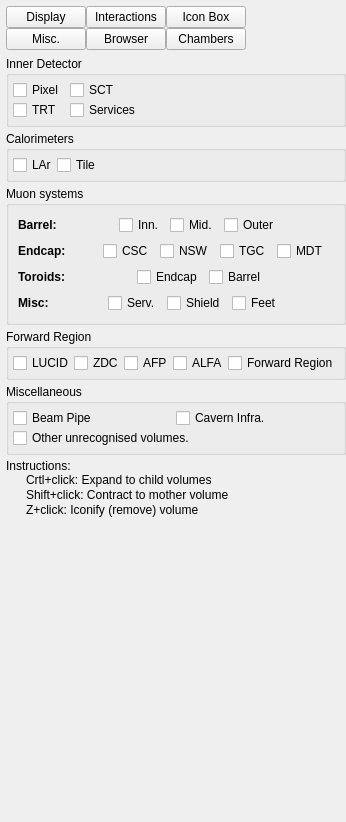
<?xml version="1.0" encoding="UTF-8"?>
<ui version="4.0">
 <class>GeometrySystemControllerForm</class>
 <widget class="QWidget" name="GeometrySystemControllerForm">
  <property name="geometry">
   <rect>
    <x>0</x>
    <y>0</y>
    <width>338</width>
    <height>822</height>
   </rect>
  </property>
  <property name="sizePolicy">
   <sizepolicy hsizetype="Expanding" vsizetype="Expanding">
    <horstretch>0</horstretch>
    <verstretch>0</verstretch>
   </sizepolicy>
  </property>
  <property name="windowTitle">
   <string>Form</string>
  </property>
  <layout class="QVBoxLayout" name="verticalLayout">
   <property name="leftMargin">
    <number>6</number>
   </property>
   <property name="topMargin">
    <number>6</number>
   </property>
   <property name="rightMargin">
    <number>0</number>
   </property>
   <property name="bottomMargin">
    <number>4</number>
   </property>
   <item>
    <layout class="QHBoxLayout" name="horizontalLayout_2">
     <property name="spacing">
      <number>0</number>
     </property>
     <item>
      <widget class="QWidget" name="widget_settingsButtonsPlaceholder" native="true">
       <property name="sizePolicy">
        <sizepolicy hsizetype="Fixed" vsizetype="Fixed">
         <horstretch>0</horstretch>
         <verstretch>0</verstretch>
        </sizepolicy>
       </property>
       <layout class="QGridLayout" name="_19">
        <property name="leftMargin">
         <number>0</number>
        </property>
        <property name="topMargin">
         <number>0</number>
        </property>
        <property name="rightMargin">
         <number>0</number>
        </property>
        <property name="bottomMargin">
         <number>0</number>
        </property>
        <property name="spacing">
         <number>0</number>
        </property>
        <item row="0" column="0">
         <widget class="QPushButton" name="pushButton_settings_display">
          <property name="toolTip">
           <string>Configure overall display options such as phi-sector cutaways and transparency</string>
          </property>
          <property name="text">
           <string>Display</string>
          </property>
         </widget>
        </item>
        <item row="0" column="1">
         <widget class="QPushButton" name="pushButton_settings_interactions">
          <property name="toolTip">
           <string>Configure what happens when a geometry volume is clicked</string>
          </property>
          <property name="text">
           <string>Interactions</string>
          </property>
         </widget>
        </item>
        <item row="0" column="2">
         <widget class="QPushButton" name="pushButton_settings_iconisedvols">
          <property name="toolTip">
           <string>Show a list of iconised/zapped volumes and possible restore them.</string>
          </property>
          <property name="text">
           <string>Icon Box</string>
          </property>
         </widget>
        </item>
        <item row="1" column="0">
         <widget class="QPushButton" name="pushButton_settings_misc">
          <property name="toolTip">
           <string>Miscellaneous controls such as automatic actions on multiple volumes, or editing the colour of the last volume clicked.</string>
          </property>
          <property name="text">
           <string>Misc.</string>
          </property>
         </widget>
        </item>
        <item row="1" column="1">
         <widget class="QPushButton" name="pushButton_settings_treebrowser">
          <property name="toolTip">
           <string>Browse the detector volume in a tree-view.</string>
          </property>
          <property name="text">
           <string>Browser</string>
          </property>
         </widget>
        </item>
        <item row="1" column="2">
         <widget class="QPushButton" name="pushButton_settings_muonchambers">
          <property name="toolTip">
           <string>Configure if, and how, muon chambers should adapt themselves to displayed event data.</string>
          </property>
          <property name="text">
           <string>Chambers</string>
          </property>
         </widget>
        </item>
       </layout>
      </widget>
     </item>
     <item>
      <spacer name="horizontalSpacer">
       <property name="orientation">
        <enum>Qt::Horizontal</enum>
       </property>
       <property name="sizeHint" stdset="0">
        <size>
         <width>8</width>
         <height>20</height>
        </size>
       </property>
      </spacer>
     </item>
    </layout>
   </item>
   <item>
    <layout class="QHBoxLayout" name="horizontalLayout">
     <property name="spacing">
      <number>0</number>
     </property>
     <item>
      <layout class="QVBoxLayout" name="_2">
       <property name="spacing">
        <number>4</number>
       </property>
       <item>
        <widget class="QGroupBox" name="groupBox_innerdetector">
         <property name="title">
          <string>Inner Detector</string>
         </property>
         <layout class="QHBoxLayout" name="_3">
          <property name="spacing">
           <number>0</number>
          </property>
          <property name="leftMargin">
           <number>4</number>
          </property>
          <property name="topMargin">
           <number>4</number>
          </property>
          <property name="rightMargin">
           <number>4</number>
          </property>
          <property name="bottomMargin">
           <number>4</number>
          </property>
          <item>
           <layout class="QGridLayout" name="_4">
            <property name="leftMargin">
             <number>0</number>
            </property>
            <property name="topMargin">
             <number>0</number>
            </property>
            <property name="rightMargin">
             <number>0</number>
            </property>
            <property name="bottomMargin">
             <number>0</number>
            </property>
            <property name="horizontalSpacing">
             <number>6</number>
            </property>
            <property name="verticalSpacing">
             <number>0</number>
            </property>
            <item row="0" column="1">
             <widget class="QCheckBox" name="checkBox_SCT">
              <property name="text">
               <string>SCT</string>
              </property>
             </widget>
            </item>
            <item row="1" column="0">
             <widget class="QCheckBox" name="checkBox_TRT">
              <property name="text">
               <string>TRT</string>
              </property>
             </widget>
            </item>
            <item row="0" column="0">
             <widget class="QCheckBox" name="checkBox_Pixel">
              <property name="text">
               <string>Pixel</string>
              </property>
             </widget>
            </item>
            <item row="1" column="1">
             <widget class="QCheckBox" name="checkBox_InDetServMat">
              <property name="text">
               <string>Services</string>
              </property>
             </widget>
            </item>
           </layout>
          </item>
          <item>
           <spacer>
            <property name="orientation">
             <enum>Qt::Horizontal</enum>
            </property>
            <property name="sizeHint" stdset="0">
             <size>
              <width>1</width>
              <height>20</height>
             </size>
            </property>
           </spacer>
          </item>
         </layout>
        </widget>
       </item>
       <item>
        <widget class="QGroupBox" name="groupBox_calorimeters">
         <property name="title">
          <string>Calorimeters</string>
         </property>
         <layout class="QHBoxLayout" name="_5">
          <property name="spacing">
           <number>0</number>
          </property>
          <property name="leftMargin">
           <number>4</number>
          </property>
          <property name="topMargin">
           <number>4</number>
          </property>
          <property name="rightMargin">
           <number>4</number>
          </property>
          <property name="bottomMargin">
           <number>4</number>
          </property>
          <item>
           <widget class="QCheckBox" name="checkBox_LAr">
            <property name="text">
             <string>LAr</string>
            </property>
           </widget>
          </item>
          <item>
           <widget class="QCheckBox" name="checkBox_Tile">
            <property name="text">
             <string>Tile</string>
            </property>
           </widget>
          </item>
          <item>
           <spacer>
            <property name="orientation">
             <enum>Qt::Horizontal</enum>
            </property>
            <property name="sizeHint" stdset="0">
             <size>
              <width>1</width>
              <height>20</height>
             </size>
            </property>
           </spacer>
          </item>
         </layout>
        </widget>
       </item>
       <item>
        <widget class="QGroupBox" name="groupBox_muonsystems">
         <property name="title">
          <string>Muon systems</string>
         </property>
         <layout class="QVBoxLayout" name="verticalLayout_2">
          <item>
           <layout class="QHBoxLayout" name="horizontalLayout_3">
            <item>
             <widget class="QLabel" name="label_3">
              <property name="font">
               <font>
                <weight>75</weight>
                <bold>true</bold>
               </font>
              </property>
              <property name="text">
               <string>Barrel:</string>
              </property>
             </widget>
            </item>
            <item>
             <spacer name="horizontalSpacer_5">
              <property name="orientation">
               <enum>Qt::Horizontal</enum>
              </property>
              <property name="sizeHint" stdset="0">
               <size>
                <width>40</width>
                <height>20</height>
               </size>
              </property>
             </spacer>
            </item>
            <item>
             <widget class="QCheckBox" name="checkBox_MuonBarrelStationInner">
              <property name="toolTip">
               <string>Inner</string>
              </property>
              <property name="text">
               <string>Inn.</string>
              </property>
             </widget>
            </item>
            <item>
             <widget class="QCheckBox" name="checkBox_MuonBarrelStationMiddle">
              <property name="toolTip">
               <string>Middle</string>
              </property>
              <property name="text">
               <string>Mid.</string>
              </property>
             </widget>
            </item>
            <item>
             <widget class="QCheckBox" name="checkBox_MuonBarrelStationOuter">
              <property name="toolTip">
               <string>Outer</string>
              </property>
              <property name="text">
               <string>Outer</string>
              </property>
             </widget>
            </item>
            <item>
             <spacer name="spacer_2">
              <property name="orientation">
               <enum>Qt::Horizontal</enum>
              </property>
              <property name="sizeHint" stdset="0">
               <size>
                <width>13</width>
                <height>20</height>
               </size>
              </property>
             </spacer>
            </item>
           </layout>
          </item>
          <item>
           <layout class="QHBoxLayout" name="horizontalLayout_4">
            <item>
             <widget class="QLabel" name="label_2">
              <property name="font">
               <font>
                <weight>75</weight>
                <bold>true</bold>
               </font>
              </property>
              <property name="text">
               <string>Endcap:</string>
              </property>
             </widget>
            </item>
            <item>
             <spacer name="horizontalSpacer_4">
              <property name="orientation">
               <enum>Qt::Horizontal</enum>
              </property>
              <property name="sizeHint" stdset="0">
               <size>
                <width>40</width>
                <height>20</height>
               </size>
              </property>
             </spacer>
            </item>
            <item>
             <widget class="QCheckBox" name="checkBox_MuonEndcapStationCSC">
              <property name="text">
               <string>CSC</string>
              </property>
             </widget>
            </item>
            <item>
             <widget class="QCheckBox" name="checkBox_NSW">
              <property name="text">
               <string>NSW</string>
              </property>
             </widget>
            </item>
            <item>
             <widget class="QCheckBox" name="checkBox_MuonEndcapStationTGC">
              <property name="text">
               <string>TGC</string>
              </property>
             </widget>
            </item>
            <item>
             <widget class="QCheckBox" name="checkBox_MuonEndcapStationMDT">
              <property name="text">
               <string>MDT</string>
              </property>
             </widget>
            </item>
            <item>
             <spacer>
              <property name="orientation">
               <enum>Qt::Horizontal</enum>
              </property>
              <property name="sizeHint" stdset="0">
               <size>
                <width>13</width>
                <height>20</height>
               </size>
              </property>
             </spacer>
            </item>
           </layout>
          </item>
          <item>
           <layout class="QHBoxLayout" name="horizontalLayout_5">
            <item>
             <widget class="QLabel" name="label_4">
              <property name="font">
               <font>
                <weight>75</weight>
                <bold>true</bold>
               </font>
              </property>
              <property name="text">
               <string>Toroids:</string>
              </property>
             </widget>
            </item>
            <item>
             <spacer name="horizontalSpacer_3">
              <property name="orientation">
               <enum>Qt::Horizontal</enum>
              </property>
              <property name="sizeHint" stdset="0">
               <size>
                <width>40</width>
                <height>20</height>
               </size>
              </property>
             </spacer>
            </item>
            <item>
             <widget class="QCheckBox" name="checkBox_MuonECAToroid">
              <property name="whatsThis">
               <string>EndCap Toroid (side A+C)</string>
              </property>
              <property name="text">
               <string>Endcap</string>
              </property>
             </widget>
            </item>
            <item>
             <widget class="QCheckBox" name="checkBox_MuonBarrelToroid">
              <property name="text">
               <string>Barrel </string>
              </property>
             </widget>
            </item>
            <item>
             <spacer name="spacer">
              <property name="orientation">
               <enum>Qt::Horizontal</enum>
              </property>
              <property name="sizeHint" stdset="0">
               <size>
                <width>13</width>
                <height>20</height>
               </size>
              </property>
             </spacer>
            </item>
           </layout>
          </item>
          <item>
           <layout class="QHBoxLayout" name="horizontalLayout_6">
            <item>
             <widget class="QLabel" name="label">
              <property name="font">
               <font>
                <weight>75</weight>
                <bold>true</bold>
               </font>
              </property>
              <property name="text">
               <string>Misc:</string>
              </property>
             </widget>
            </item>
            <item>
             <spacer name="horizontalSpacer_6">
              <property name="orientation">
               <enum>Qt::Horizontal</enum>
              </property>
              <property name="sizeHint" stdset="0">
               <size>
                <width>40</width>
                <height>20</height>
               </size>
              </property>
             </spacer>
            </item>
            <item>
             <widget class="QCheckBox" name="checkBox_MuonEtc">
              <property name="toolTip">
               <string>Muon services, supports and misc.</string>
              </property>
              <property name="text">
               <string>Serv.</string>
              </property>
             </widget>
            </item>
            <item>
             <widget class="QCheckBox" name="checkBox_MuonShielding">
              <property name="toolTip">
               <string>Muon shielding</string>
              </property>
              <property name="text">
               <string>Shield</string>
              </property>
             </widget>
            </item>
            <item>
             <widget class="QCheckBox" name="checkBox_MuonFeet">
              <property name="toolTip">
               <string>Muon toroid feet</string>
              </property>
              <property name="text">
               <string>Feet</string>
              </property>
             </widget>
            </item>
            <item>
             <spacer name="horizontalSpacer_7">
              <property name="orientation">
               <enum>Qt::Horizontal</enum>
              </property>
              <property name="sizeHint" stdset="0">
               <size>
                <width>40</width>
                <height>20</height>
               </size>
              </property>
             </spacer>
            </item>
           </layout>
          </item>
         </layout>
        </widget>
       </item>
       <item>
        <widget class="QGroupBox" name="groupBox_fwd">
         <property name="title">
          <string>Forward Region</string>
         </property>
         <layout class="QVBoxLayout" name="_12">
          <property name="spacing">
           <number>0</number>
          </property>
          <property name="leftMargin">
           <number>4</number>
          </property>
          <property name="topMargin">
           <number>4</number>
          </property>
          <property name="rightMargin">
           <number>4</number>
          </property>
          <property name="bottomMargin">
           <number>4</number>
          </property>
          <item>
           <layout class="QHBoxLayout" name="_14">
            <item>
             <widget class="QCheckBox" name="checkBox_LUCID">
              <property name="text">
               <string>LUCID</string>
              </property>
             </widget>
            </item>
            <item>
             <widget class="QCheckBox" name="checkBox_ZDC">
              <property name="text">
               <string>ZDC</string>
              </property>
             </widget>
         </item>
         <item>
             <widget class="QCheckBox" name="checkBox_AFP">
                 <property name="text">
                     <string>AFP</string>
                 </property>
             </widget>
         </item>
            <item>
             <widget class="QCheckBox" name="checkBox_ALFA">
              <property name="text">
               <string>ALFA</string>
              </property>
             </widget>
            </item>
            <item>
             <widget class="QCheckBox" name="checkBox_ForwardRegion">
              <property name="text">
               <string>Forward Region</string>
              </property>
             </widget>
            </item>
            <item>
             <spacer>
              <property name="orientation">
               <enum>Qt::Horizontal</enum>
              </property>
              <property name="sizeHint" stdset="0">
               <size>
                <width>1</width>
                <height>20</height>
               </size>
              </property>
             </spacer>
            </item>
           </layout>
          </item>
         </layout>
        </widget>
       </item>
       <item>
        <widget class="QGroupBox" name="groupBox_misc">
         <property name="title">
          <string>Miscellaneous</string>
         </property>
         <layout class="QVBoxLayout" name="_12_2">
          <property name="spacing">
           <number>0</number>
          </property>
          <property name="leftMargin">
           <number>4</number>
          </property>
          <property name="topMargin">
           <number>4</number>
          </property>
          <property name="rightMargin">
           <number>4</number>
          </property>
          <property name="bottomMargin">
           <number>4</number>
          </property>
          <item>
           <layout class="QHBoxLayout" name="_13">
            <item>
             <widget class="QCheckBox" name="checkBox_BeamPipe">
              <property name="text">
               <string>Beam Pipe</string>
              </property>
             </widget>
            </item>
            <item>
             <widget class="QCheckBox" name="checkBox_CavernInfra">
              <property name="text">
               <string>Cavern Infra.</string>
              </property>
             </widget>
            </item>
           </layout>
          </item>
          <item>
           <widget class="QCheckBox" name="checkBox_other">
            <property name="text">
             <string>Other unrecognised volumes.</string>
            </property>
           </widget>
          </item>
         </layout>
        </widget>
       </item>
       <item>
        <layout class="QHBoxLayout" name="_15">
         <property name="spacing">
          <number>0</number>
         </property>
         <item>
          <layout class="QVBoxLayout" name="_16">
           <property name="spacing">
            <number>0</number>
           </property>
           <item>
            <widget class="QLabel" name="label_12">
             <property name="text">
              <string>Instructions:</string>
             </property>
            </widget>
           </item>
           <item>
            <layout class="QHBoxLayout" name="_17">
             <property name="spacing">
              <number>0</number>
             </property>
             <item>
              <spacer>
               <property name="orientation">
                <enum>Qt::Horizontal</enum>
               </property>
               <property name="sizeType">
                <enum>QSizePolicy::Fixed</enum>
               </property>
               <property name="sizeHint" stdset="0">
                <size>
                 <width>20</width>
                 <height>20</height>
                </size>
               </property>
              </spacer>
             </item>
             <item>
              <layout class="QVBoxLayout" name="_18">
               <property name="spacing">
                <number>1</number>
               </property>
               <item>
                <widget class="QLabel" name="label_9">
                 <property name="text">
                  <string>Crtl+click: Expand to child volumes</string>
                 </property>
                </widget>
               </item>
               <item>
                <widget class="QLabel" name="label_10">
                 <property name="text">
                  <string>Shift+click: Contract to mother volume</string>
                 </property>
                </widget>
               </item>
               <item>
                <widget class="QLabel" name="label_11">
                 <property name="text">
                  <string>Z+click: Iconify (remove) volume</string>
                 </property>
                </widget>
               </item>
              </layout>
             </item>
            </layout>
           </item>
           <item>
            <spacer name="verticalSpacer">
             <property name="orientation">
              <enum>Qt::Vertical</enum>
             </property>
             <property name="sizeHint" stdset="0">
              <size>
               <width>20</width>
               <height>1</height>
              </size>
             </property>
            </spacer>
           </item>
          </layout>
         </item>
         <item>
          <spacer>
           <property name="orientation">
            <enum>Qt::Horizontal</enum>
           </property>
           <property name="sizeHint" stdset="0">
            <size>
             <width>1</width>
             <height>20</height>
            </size>
           </property>
          </spacer>
         </item>
        </layout>
       </item>
      </layout>
     </item>
     <item>
      <spacer name="horizontalSpacer_2">
       <property name="orientation">
        <enum>Qt::Horizontal</enum>
       </property>
       <property name="sizeType">
        <enum>QSizePolicy::Expanding</enum>
       </property>
       <property name="sizeHint" stdset="0">
        <size>
         <width>1</width>
         <height>20</height>
        </size>
       </property>
      </spacer>
     </item>
    </layout>
   </item>
  </layout>
 </widget>
 <resources/>
 <connections/>
</ui>
